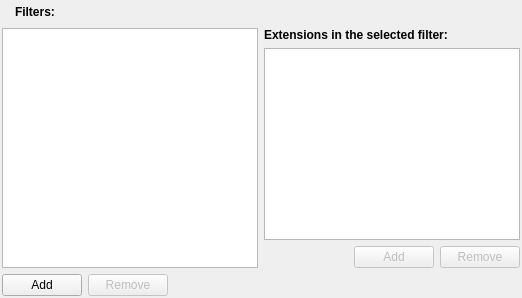
      <widget class="QWidget" name="page_6">
       <layout class="QGridLayout">
        <property name="margin">
         <number>2</number>
        </property>
        <item row="0" column="0" colspan="3">
         <layout class="QHBoxLayout">
          <item>
           <widget class="QLabel" name="label_18">
            <property name="pixmap">
             <pixmap resource="resources.qrc">:/new/prefix1/images/filter16.png</pixmap>
            </property>
           </widget>
          </item>
          <item>
           <widget class="QLabel" name="label_16">
            <property name="text">
             <string>&lt;b&gt;Filters:&lt;/b&gt;</string>
            </property>
           </widget>
          </item>
          <item>
           <spacer>
            <property name="orientation">
             <enum>Qt::Horizontal</enum>
            </property>
            <property name="sizeHint" stdset="0">
             <size>
              <width>40</width>
              <height>20</height>
             </size>
            </property>
           </spacer>
          </item>
         </layout>
        </item>
        <item row="1" column="0" rowspan="3" colspan="3">
         <widget class="QListWidget" name="filter_list">
          <property name="statusTip">
           <string>List of filters</string>
          </property>
         </widget>
        </item>
        <item row="1" column="3" colspan="3">
         <widget class="QLabel" name="label_17">
          <property name="text">
           <string>&lt;b&gt;Extensions in the selected filter:&lt;/b&gt;</string>
          </property>
         </widget>
        </item>
        <item row="2" column="3" colspan="3">
         <widget class="QListWidget" name="filter_extensions_list">
          <property name="statusTip">
           <string>List of extensions in the selected filter</string>
          </property>
         </widget>
        </item>
        <item row="3" column="3">
         <spacer>
          <property name="orientation">
           <enum>Qt::Horizontal</enum>
          </property>
          <property name="sizeHint" stdset="0">
           <size>
            <width>40</width>
            <height>20</height>
           </size>
          </property>
         </spacer>
        </item>
        <item row="3" column="4">
         <widget class="QPushButton" name="filter_add_extension">
          <property name="enabled">
           <bool>false</bool>
          </property>
          <property name="statusTip">
           <string>Add an extension</string>
          </property>
          <property name="text">
           <string>Add</string>
          </property>
          <property name="icon">
           <iconset resource="resources.qrc">
            <normaloff>:/new/prefix1/images/add.png</normaloff>:/new/prefix1/images/add.png</iconset>
          </property>
         </widget>
        </item>
        <item row="3" column="5">
         <widget class="QPushButton" name="filter_remove_extension">
          <property name="enabled">
           <bool>false</bool>
          </property>
          <property name="statusTip">
           <string>Remove the current extension</string>
          </property>
          <property name="text">
           <string>Remove</string>
          </property>
          <property name="icon">
           <iconset resource="resources.qrc">
            <normaloff>:/new/prefix1/images/remove.png</normaloff>:/new/prefix1/images/remove.png</iconset>
          </property>
         </widget>
        </item>
        <item row="4" column="0">
         <widget class="QPushButton" name="filter_add">
          <property name="enabled">
           <bool>true</bool>
          </property>
          <property name="statusTip">
           <string>Add a filter</string>
          </property>
          <property name="text">
           <string>Add</string>
          </property>
          <property name="icon">
           <iconset resource="resources.qrc">
            <normaloff>:/new/prefix1/images/add.png</normaloff>:/new/prefix1/images/add.png</iconset>
          </property>
         </widget>
        </item>
        <item row="4" column="1">
         <widget class="QPushButton" name="filter_remove">
          <property name="enabled">
           <bool>false</bool>
          </property>
          <property name="statusTip">
           <string>Remove the current filter</string>
          </property>
          <property name="text">
           <string>Remove</string>
          </property>
          <property name="icon">
           <iconset resource="resources.qrc">
            <normaloff>:/new/prefix1/images/remove.png</normaloff>:/new/prefix1/images/remove.png</iconset>
          </property>
         </widget>
        </item>
        <item row="4" column="2">
         <spacer>
          <property name="orientation">
           <enum>Qt::Horizontal</enum>
          </property>
          <property name="sizeHint" stdset="0">
           <size>
            <width>40</width>
            <height>20</height>
           </size>
          </property>
         </spacer>
        </item>
       </layout>
      </widget>
